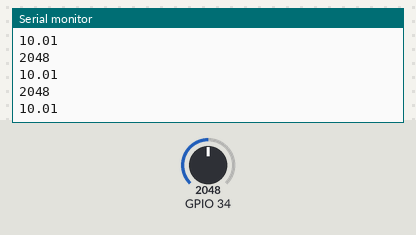
Simulated run of this sketch. Board: ESP32. On the bench: the last lines printed to the serial monitor. The test bench sets the inputs (shaded band); at power-on: GPIO 34 = 2048.

Above: at 1.2 s.
1.3 s: GPIO 34 set to 2866
At 1.71 s:
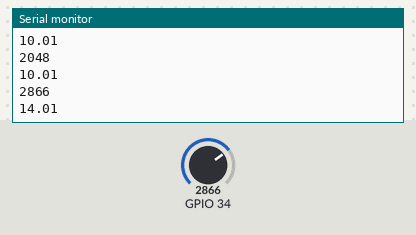
2.8 s: GPIO 34 set to 3603
At 2.91 s:
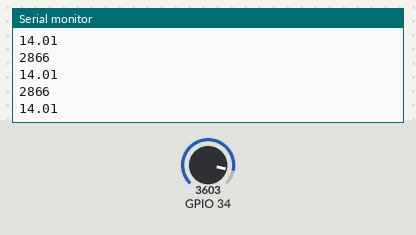
Timing chart, 0 to 5.8 s (numbered marks = the images above; inputs shaded):
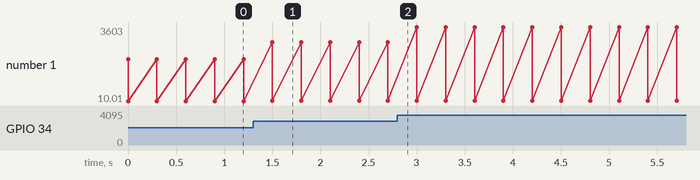

Measured:
- after the input at 1.3 s, the serial monitor: prints a new line after 0.20 s (image 1)
- plotted number 1: 10.01 → 14.01 after the input at 1.3 s, 14.01 → 17.61 after the input at 2.8 s

The sketch:

pH_calibration.ino
```cpp
void setup() {
  Serial.begin(9600);
}

void loop() {
  int sensorValue = analogRead(34);
  Serial.println(sensorValue);
  // Convert the analog reading (which goes from 0 - 1023) to a voltage (0 - 5V):
  float voltage = sensorValue * (5.0 / 1023.0);
  // print out the value you read:

  Serial.println(voltage);
  delay(300);
}
```
